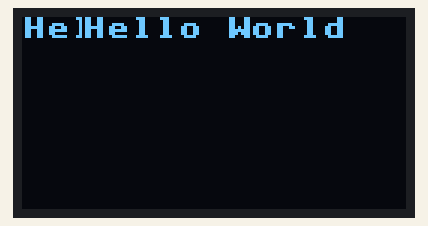
Recording of a program running on a simulated Raspberry Pi Pico running MicroPython. On the bench: 128×64 one-colour display. At 0.1 s the program stops and its outputs stay as they are.

Above: at 0.1 s.

The program:

screen.py
```python
from machine import Pin, I2C
from picobricks import SSD1306_I2C
i2c = I2C(0, scl=Pin(5), sda=Pin(4))
oled = SSD1306_I2C(128, 64, i2c, addr=0x3c)

'''
Available commands
oled.fill(0) Fill with color
oled.blit(fb2, 0, 0) Show buffer
oled.show() Actualize
oled.pixel(x, y, 0) Show a pixel
oled.scroll(speed,0) ??
oled.text("string", x, y)

WIKI --------------------------------

Basic functions:

oled.poweroff()     # power off the oled, pixels persist in memory
oled.poweron()      # power on the oled, pixels redrawn
oled.contrast(0)    # dim
oled.contrast(255)  # bright
oled.invert(1)      # oled inverted
oled.invert(0)      # oled normal
oled.rotate(True)   # rotate 180 degrees
oled.rotate(False)  # rotate 0 degrees
oled.show()         # write the contents of the FrameBuffer to oled memory

Subclassing FrameBuffer provides support for graphics primitives:

oled.fill(0)                         # fill entire screen with colour=0
oled.pixel(0, 10)                    # get pixel at x=0, y=10
oled.pixel(0, 10, 1)                 # set pixel at x=0, y=10 to colour=1
oled.hline(0, 8, 4, 1)               # draw horizontal line x=0, y=8, width=4, colour=1
oled.vline(0, 8, 4, 1)               # draw vertical line x=0, y=8, height=4, colour=1
oled.line(0, 0, 127, 63, 1)          # draw a line from 0,0 to 127,63
oled.rect(10, 10, 107, 43, 1)        # draw a rectangle outline 10,10 to 117,53, colour=1
oled.fill_rect(10, 10, 107, 43, 1)   # draw a solid rectangle 10,10 to 117,53, colour=1
oled.text('Hello World', 0, 0, 1)    # draw some text at x=0, y=0, colour=1
oled.scroll(20, 0)                   # scroll 20 pixels to the right

# draw another FrameBuffer on top of the current one at the given coordinates
import framebuf
fbuf = framebuf.FrameBuffer(bytearray(8 * 8 * 1), 8, 8, framebuf.MONO_VLSB)
fbuf.line(0, 0, 7, 7, 1)
oled.blit(fbuf, 10, 10, 0)           # draw on top at x=10, y=10, key=0
oled.show()

Draw the MicroPython logo and print some text:

oled.fill(0)
oled.fill_rect(0, 0, 32, 32, 1)
oled.fill_rect(2, 2, 28, 28, 0)
oled.vline(9, 8, 22, 1)
oled.vline(16, 2, 22, 1)
oled.vline(23, 8, 22, 1)
oled.fill_rect(26, 24, 2, 4, 1)
oled.text('MicroPython', 40, 0, 1)
oled.text('SSD1306', 40, 12, 1)
oled.text('OLED 128x64', 40, 24, 1)
oled.show()


'''


oled.fill(0)
oled.text('Hello World', 0, 0, 1)
oled.scroll(20, 0)


oled.show()
```
